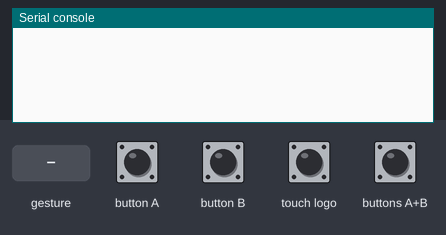
This program was run on a simulated BBC micro:bit (MakeCode). On the bench: the last lines printed to the serial console. The test bench sets the inputs (shaded band). No radio messages arrive unless stated (any console line starting 'radio sent:' is added by the test bench); a tilt is held for 1.5 s and a shake lasts 1 s, then the board lies face up again.

Above: at 1.2 s.
1.3 s: button A pressed for 0.15 s
At 2.6 s:
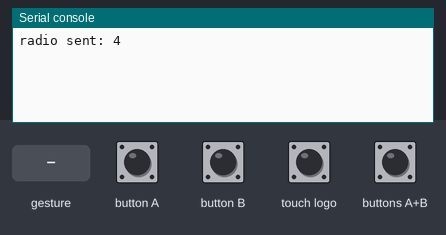
2.9 s: button B pressed for 0.15 s
At 4.0 s:
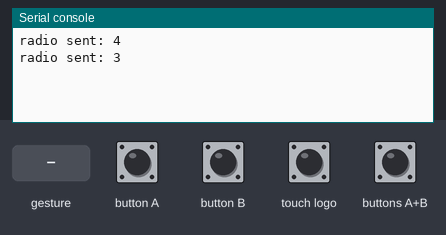
4.5 s: touch logo pressed for 0.15 s
At 5.2 s:
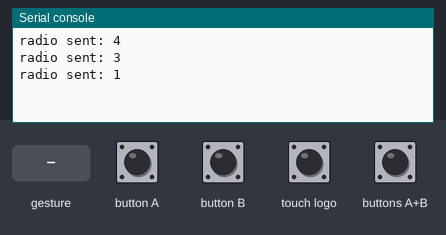
6.1 s: buttons A+B pressed for 0.15 s
At 7.4 s:
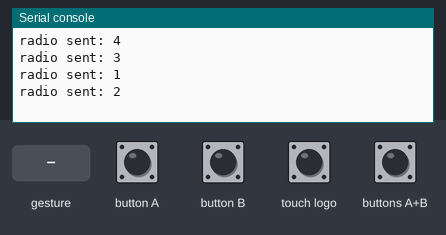
7.7 s: gesture 'shake'
At 8.3 s:
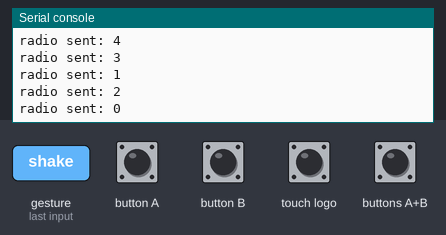
Timing chart, 0 to 10.2 s (numbered marks = the images above; inputs shaded):
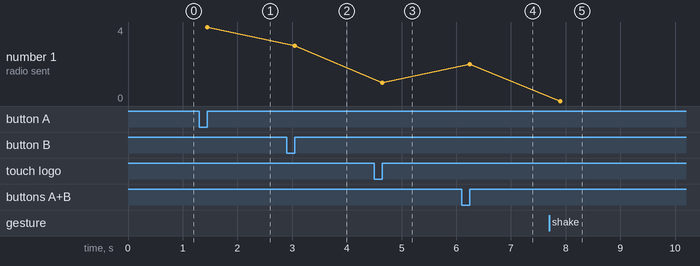

Measured:
- after the input at 1.3 s, the serial console: prints a new line after 0.15 s (image 1)
- after the input at 2.9 s, the serial console: prints a new line after 0.15 s (image 2)
- after the input at 4.5 s, the serial console: prints a new line after 0.15 s (image 3)
- after the input at 6.1 s, the serial console: prints a new line after 0.15 s (image 4)
- after the input at 7.7 s, the serial console: prints a new line after 0.20 s (image 5)
- plotted number 1: 4 → 3 after the input at 2.9 s, 3 → 1 after the input at 4.5 s, 1 → 2 after the input at 6.1 s, 2 → 0 after the input at 7.7 s

The program:

main.ts
```typescript
input.onLogoEvent(TouchButtonEvent.Pressed, function () {
    radio.sendNumber(1)
})
input.onButtonPressed(Button.A, function () {
    radio.sendNumber(4)
})
input.onGesture(Gesture.Shake, function () {
    radio.sendNumber(0)
})
input.onButtonPressed(Button.AB, function () {
    radio.sendNumber(2)
})
input.onButtonPressed(Button.B, function () {
    radio.sendNumber(3)
})
basic.forever(function () {
    radio.setGroup(21)
})
```

test.ts
```typescript
// aquí va el archivo "tests"; esto no se compilará cuando este paquete se utilice como una extensión.
```
